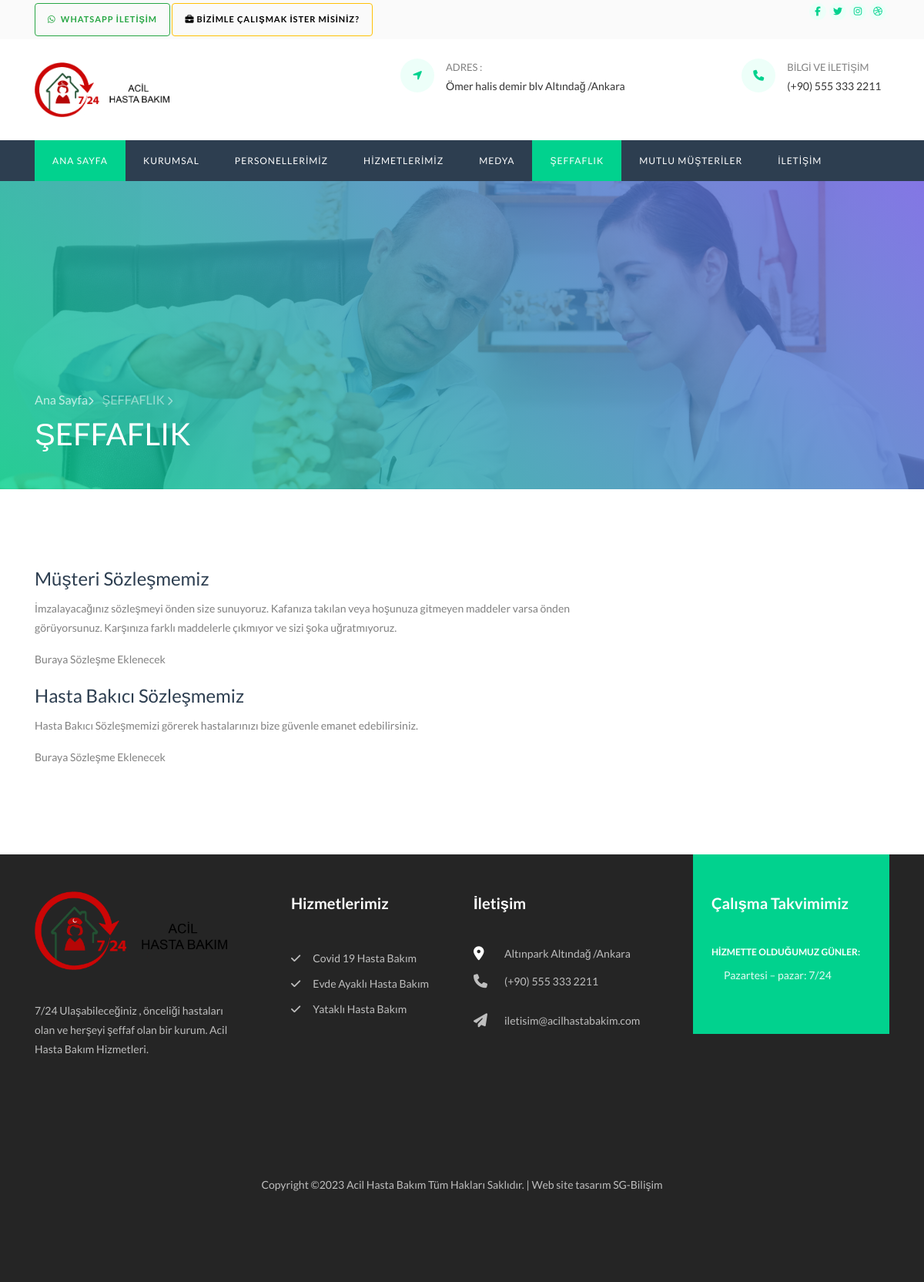
The app's page /seffaflik.php with its own data.
### tables this page shows
CREATE TABLE `sayfalar`  (
  `kucukbaslik` varchar(255) NULL DEFAULT NULL,
  `buyukbaslik` varchar(255) NULL DEFAULT NULL,
  `icerik` text NULL,
  `sayfa` varchar(255) NULL DEFAULT NULL,
  `id` int NOT NULL AUTO_INCREMENT,
  PRIMARY KEY (`id`) USING BTREE
);

### seffaflik.php (the view, shortened to what this page needs)
<?php
	include('sgpnl/inc/vt.php');
	include('inc/header.php');
	include('inc/navbar.php');
    ?>
	<?php
$sorgu = $baglanti->prepare("SELECT * FROM sayfalar where sayfa='seffaflik'");
$sorgu->execute();
while ($sonuc = $sorgu->fetch()) {
    ?>
    <section class="hero-wrap hero-wrap-2" style="background-image: url('images/bg_2.jpg');" data-stellar-background-ratio="0.5">
      <div class="overlay"></div>
      <div class="container">
        <div class="row no-gutters slider-text align-items-end">
          <div class="col-md-9 ftco-animate pb-5">
          	<p class="breadcrumbs mb-2"><span class="mr-2"><a href="index.php">Ana Sayfa<i class="fa fa-chevron-right"></i></a></span> <span><?= $sonuc['kucukbaslik'] ?> <i class="fa fa-chevron-right"></i></span></p>
            <h1 class="mb-0 bread"><?= $sonuc['buyukbaslik'] ?></h1>
          </div>
        </div>
      </div>
    </section>
    <section class="ftco-section">
    	<div class="container">
    		<div class="row">
    			<div class="col-md-8">
    				<?= $sonuc['icerik'] ?>
				</div>
    		</div>
    	</div>
    </section>
	     <?php
}
?>
 <?php
	include('inc/footer.php');
    ?>

### records on screen
sayfalar: kucukbaslik "ŞEFFAFLIK", buyukbaslik "ŞEFFAFLIK", icerik "Müşteri Sözleşmemiz İmzalayacağınız sözleşmeyi önden size sunuyoruz. Kafanıza takılan veya hoşunuza gitmeyen maddeler varsa önden görüyorsunuz. Karşınıza farklı maddelerle çıkmıyor ve sizi şoka uğratmıyoruz. Buraya Sözleşme Eklenecek Hasta Bakıcı Sözleşmemiz Hasta Bakıcı Sözleşmemizi görerek hastalarınızı bize güvenle emanet edebilirsiniz. Buraya Sözleşme Eklenecek"
